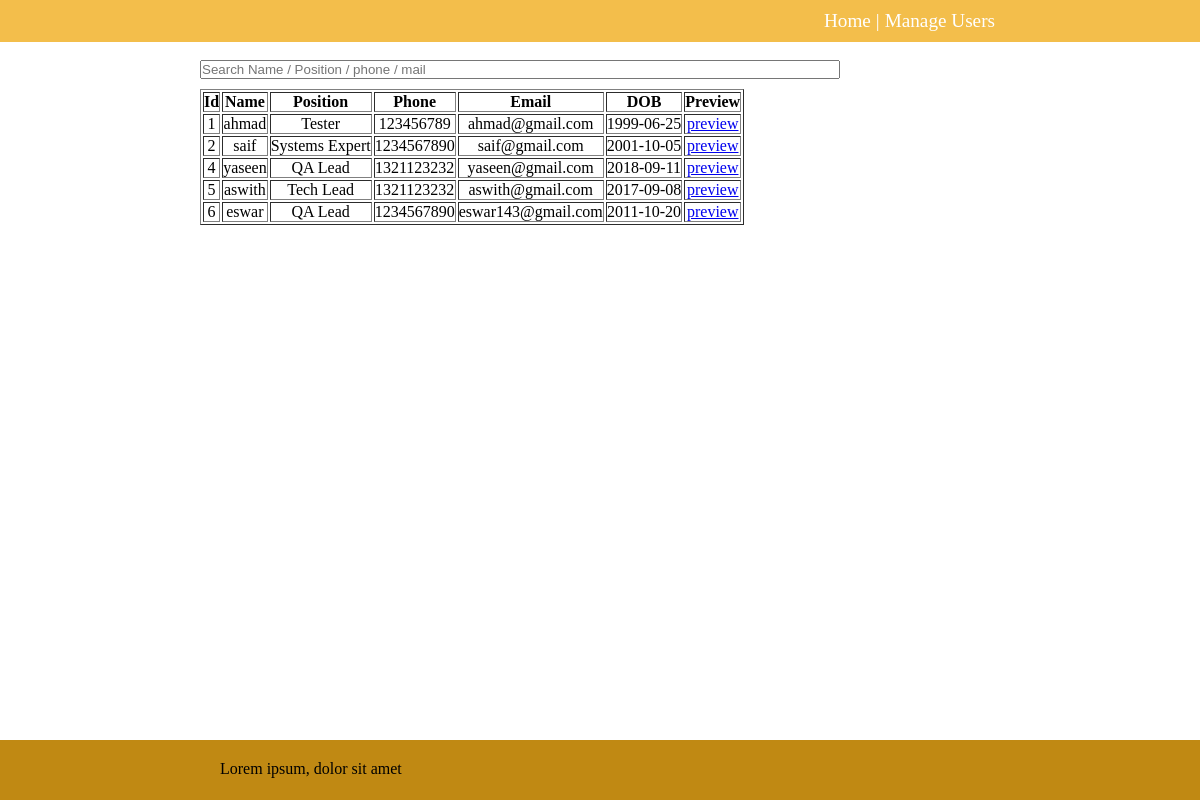
Before: / with the older database file.
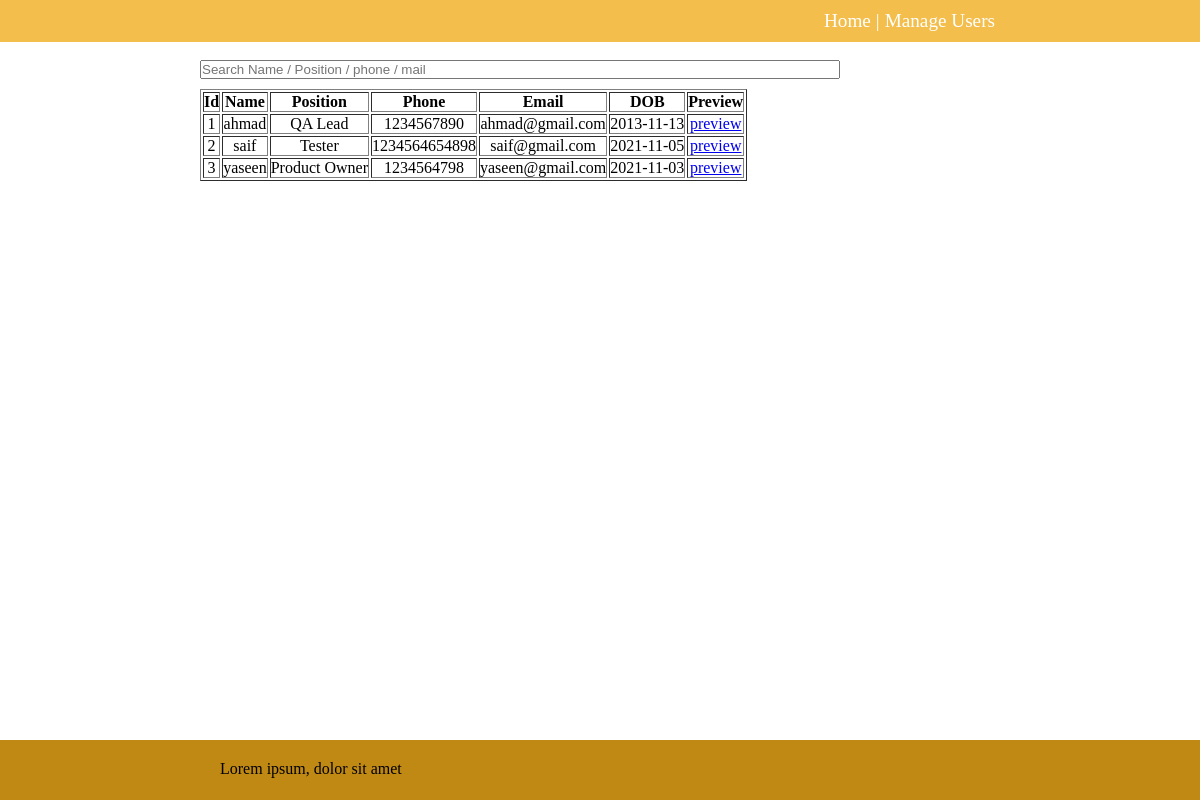
After: the same page with the newer database file.
### app.py (models this page shows, shortened)
class User(db.Model):
    id = db.Column(db.Integer, primary_key = True)
    name = db.Column(db.String(50), nullable = False)
    pic = db.Column(db.Text, unique = True, nullable = False)
    mimetype = db.Column(db.Text, nullable = False)
    position = db.Column(db.String(50), nullable = False)
    date_of_birth = db.Column(db.Date, nullable = False)
    blood_group = db.Column(db.String(50), nullable = False)
    phone = db.Column(db.String(50), nullable = False)
    email = db.Column(db.String(80), nullable = False)

### app.py (the view)
@app.route("/")
def index():
    users = User.query.order_by(User.id).all()
    return render_template('index.html',users = users)

### templates/index.html (shortened to what this page needs)
{% extends 'base.html' %}
{% block body %}
<br>
<input id="index-user-search" width="1200px" type="text" placeholder="Search Name / Position / phone / mail">
<table border="1px" style="text-align: center;" id="index-table">
    <tr>
        <th>Id</th>
        <th>Name</th>
        <th>Position</th>
        <th>Phone</th>
        <th>Email</th>
        <th>DOB</th>
        <th>Preview</th>
    </tr>
    {% for user in users %}
        <tr>
            <td>{{ user.id }}</td>
            <td>{{ user.name }}</td>
            <td>{{ user.position }}</td>
            <td>{{ user.phone }}</td>
            <td>{{ user.email }}</td>
            <td>{{ user.date_of_birth }}</td>
            <td><a href="{{ url_for('preview',id = user.id) }}">preview</a></td>
        </tr>
    {% endfor %}
</table>
{% endblock %}

Changed rows visible on the page:
removed User: id "4", name "yaseen", position "QA Lead", phone "1321123232", email "yaseen@gmail.com", date_of_birth "2018-09-11"
removed User: id "5", name "aswith", position "Tech Lead", phone "1321123232", email "aswith@gmail.com", date_of_birth "2017-09-08"
removed User: id "6", name "eswar", position "QA Lead", phone "1234567890", email "eswar143@gmail.com", date_of_birth "2011-10-20"
changed User "ahmad": position "Tester" → "QA Lead"; phone "123456789" → "1234567890"; date_of_birth "1999-06-25" → "2013-11-13"
changed User "saif": position "Systems Expert" → "Tester"; phone "1234567890" → "1234564654898"; date_of_birth "2001-10-05" → "2021-11-05"
added User: id "3", name "yaseen", position "Product Owner", phone "1234564798", email "yaseen@gmail.com", date_of_birth "2021-11-03"
